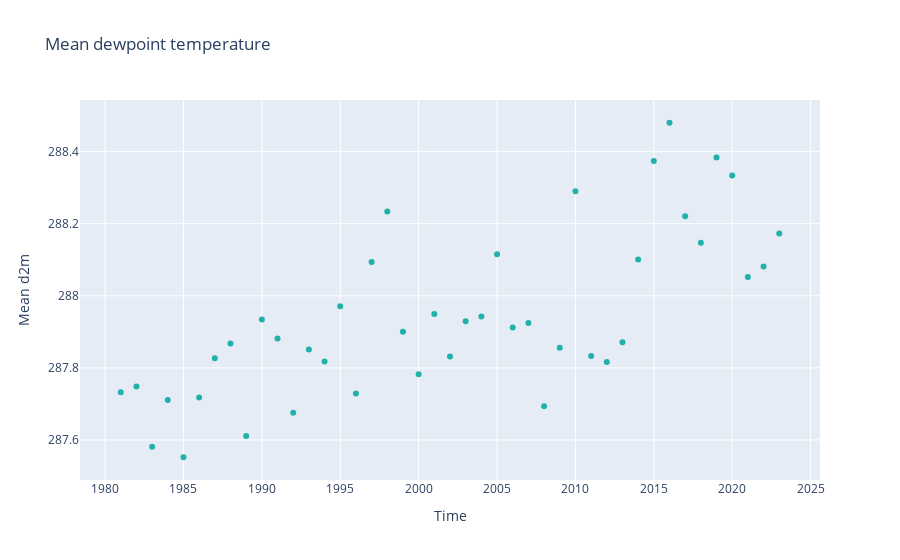

Notebook code for this chart:
### Code cell
# # Calculate the mean 'd2m' value
mean_d2m = SEAS5_yearly['d2m'].mean(['latitude','longitude', 'number', 'leadtime'])

fig = go.Figure(data=go.Scatter(
    x=mean_d2m.year.values, 
    y=mean_d2m.values,
    mode='markers',
    marker=dict(
        size=6,
        color='LightSeaGreen',
    ),
    text=mean_t2m.year.values  # Display the year on hover
))

fig.update_layout(
    xaxis_title="Time",
    yaxis_title="Mean d2m",
    title="Mean dewpoint temperature",
)

fig.show()

### Figure 1 — Plotly figure (JSON) as saved in the notebook; plotly's stock layout.template omitted (floating-point values rounded to 4 significant figures)
{"data": [{"marker": {"color": "LightSeaGreen", "size": 6}, "mode": "markers", "text": [1979, 1980, 1981, 1982, 1983, 1984, 1985, 1986, 1987, 1988, 1989, 1990, 1991, 1992, 1993, 1994, 1995, 1996, 1997, 1998, 1999, 2000, 2001, 2002, 2003, 2004, 2005, 2006, 2007, 2008, 2009, 2010, 2011, 2012, 2013, 2014, 2015, 2016, 2017, 2018, 2019, 2020, 2021, 2022, 2023], "type": "scatter", "x": [1981, 1982, 1983, 1984, 1985, 1986, 1987, 1988, 1989, 1990, 1991, 1992, 1993, 1994, 1995, 1996, 1997, 1998, 1999, 2000, 2001, 2002, 2003, 2004, 2005, 2006, 2007, 2008, 2009, 2010, 2011, 2012, 2013, 2014, 2015, 2016, 2017, 2018, 2019, 2020, 2021, 2022, 2023], "y": [287.7, 287.7, 287.6, 287.7, 287.6, 287.7, 287.8, 287.9, 287.6, 287.9, 287.9, 287.7, 287.9, 287.8, 288.0, 287.7, 288.1, 288.2, 287.9, 287.8, 287.9, 287.8, 287.9, 287.9, 288.1, 287.9, 287.9, 287.7, 287.9, 288.3, 287.8, 287.8, 287.9, 288.1, 288.4, 288.5, 288.2, 288.1, 288.4, 288.3, 288.1, 288.1, 288.2]}], "layout": {"title": {"text": "Mean dewpoint temperature"}, "xaxis": {"title": {"text": "Time"}}, "yaxis": {"title": {"text": "Mean d2m"}}}}
